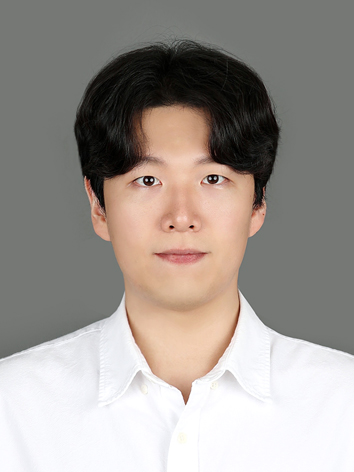
#> input picture images/gwangju_long.jpg, 354 x 472 px; its folder holds only this picture in this run
$ python simple_hair_test.py
#> lines starting #> are read from the running program, lines starting #| are printed output that depends on the picture; after the words box and inside, x2 and y2 are one past the last pixel; in counts of white or black regions, pixels touching at a corner belong together
#!/usr/bin/python
# -*- encoding: utf-8 -*-

import cv2
import numpy as np
import os
from PIL import Image
import matplotlib.pyplot as plt

def find_image_files():
    """이미지 파일들을 찾는 함수"""
    image_files = []

    # 현재 디렉토리와 상위 디렉토리의 images 폴더 확인
    search_paths = [
        '.',  # 현재 디렉토리
        '..',  # 상위 디렉토리
        os.path.join('..', 'images'),  # 상위 디렉토리의 images 폴더
        'images'  # 현재 디렉토리의 images 폴더
    ]

    for search_path in search_paths:
        if os.path.exists(search_path):
            for root, dirs, files in os.walk(search_path):
                for file in files:
                    if file.lower().endswith(('.jpg', '.jpeg', '.png')):
                        full_path = os.path.join(root, file)
                        if full_path not in image_files:
                            image_files.append(full_path)

    return image_files

def simple_hair_detection(image_path):
    """
    간단한 헤어 감지 (모델 없이)
    색상 기반으로 헤어 영역을 대략적으로 추정
    """
#> called with image_path = '../images/gwangju_long.jpg'
    print(f"🔍 이미지 분석: {image_path}")

    # 이미지 로드
    image = cv2.imread(image_path)
#> image is the input picture: shape (472, 354, 3); mean B, G, R 146.1, 151.5, 158.6
    if image is None:
        print(f"❌ 이미지를 로드할 수 없습니다: {image_path}")
        return None

    # BGR to RGB 변환
    image_rgb = cv2.cvtColor(image, cv2.COLOR_BGR2RGB)

    # HSV 색상 공간으로 변환
    image_hsv = cv2.cvtColor(image, cv2.COLOR_BGR2HSV)
#> image_hsv: shape (472, 354, 3); mean H, S, V 55.7, 27.8, 160.5

    # 헤어 색상 범위 정의 (갈색, 검정색, 금발 등)
    hair_colors = [
        # 갈색 헤어
        ([10, 50, 50], [20, 255, 255]),
        # 검정색 헤어
        ([0, 0, 0], [180, 255, 30]),
        # 금발 헤어
        ([20, 100, 100], [30, 255, 255]),
        # 어두운 갈색
        ([0, 50, 20], [20, 255, 100])
    ]

    # 헤어 마스크 생성
    hair_mask = np.zeros(image.shape[:2], dtype=np.uint8)

    for lower, upper in hair_colors:
        lower = np.array(lower, dtype=np.uint8)
        upper = np.array(upper, dtype=np.uint8)

        # 색상 범위에 해당하는 픽셀 찾기
        mask = cv2.inRange(image_hsv, lower, upper)
        hair_mask = cv2.bitwise_or(hair_mask, mask)
#> this loop made 4 passes
#> pass 1, in simple_hair_detection, `mask = cv2.inRange(image_hsv, lower, upper)`:
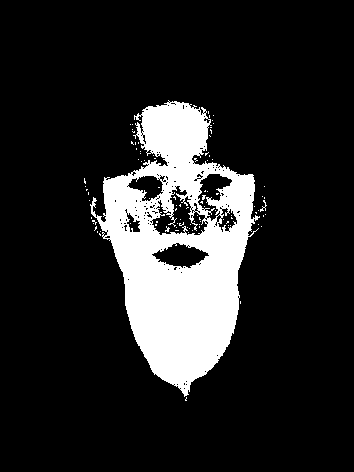
#> mask: shape (472, 354); 15.1% white; 94 white regions (92 under 20 px), largest, box (x1, y1, x2, y2) and area: (90, 100, 260, 397) 24905, (260, 200, 267, 212) 26
#> pass 2, in simple_hair_detection, `mask = cv2.inRange(image_hsv, lower, upper)`:
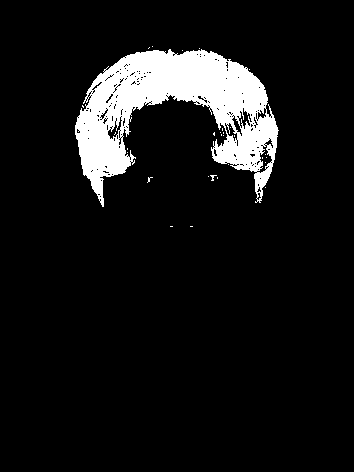
#> mask: shape (472, 354); 8.7% white; 30 white regions (29 under 20 px), largest, box (x1, y1, x2, y2) and area: (75, 49, 279, 207) 14471
#> pass 2, in simple_hair_detection, `hair_mask = cv2.bitwise_or(hair_mask, mask)`:
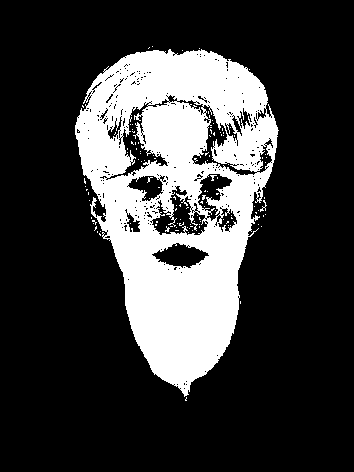
#> hair_mask: shape (472, 354); 23.8% white; 117 white regions (115 under 20 px), largest, box (x1, y1, x2, y2) and area: (75, 49, 279, 397) 39382, (260, 200, 267, 212) 26
#> after the loop:
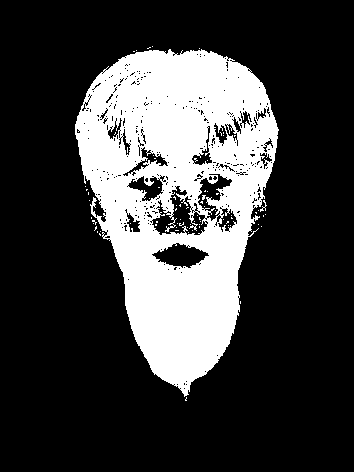
#> hair_mask: shape (472, 354); 24.8% white; 74 white regions (72 under 20 px), largest, box (x1, y1, x2, y2) and area: (75, 49, 279, 397) 41233, (260, 200, 267, 212) 26

    # 노이즈 제거
    kernel = np.ones((5,5), np.uint8)
    hair_mask = cv2.morphologyEx(hair_mask, cv2.MORPH_CLOSE, kernel)
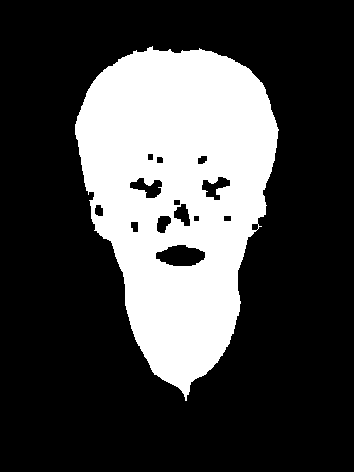
#> hair_mask: shape (472, 354); 27.2% white; 1 white region, box (x1, y1, x2, y2) and area: (75, 46, 279, 401) 45466
    hair_mask = cv2.morphologyEx(hair_mask, cv2.MORPH_OPEN, kernel)
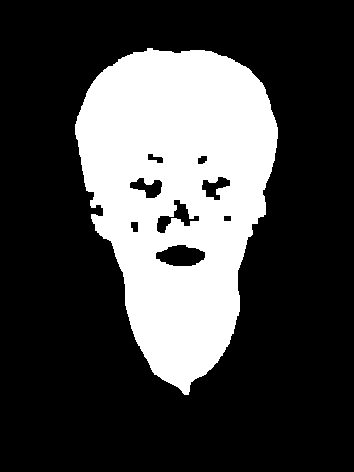
#> hair_mask: shape (472, 354); 27.1% white; 1 white region, box (x1, y1, x2, y2) and area: (75, 48, 278, 395) 45334

    # 결과 시각화
    plt.figure(figsize=(15, 5))

    # 원본 이미지
    plt.subplot(1, 3, 1)
    plt.imshow(image_rgb)
    plt.title('원본 이미지')
    plt.axis('off')

    # 헤어 마스크
    plt.subplot(1, 3, 2)
    plt.imshow(hair_mask, cmap='gray')
    plt.title('헤어 마스크 (색상 기반)')
    plt.axis('off')

    # 마스크 적용된 이미지
    plt.subplot(1, 3, 3)
    masked_image = image_rgb.copy()
    masked_image[hair_mask == 0] = [0, 0, 0]  # 헤어가 아닌 영역을 검정으로
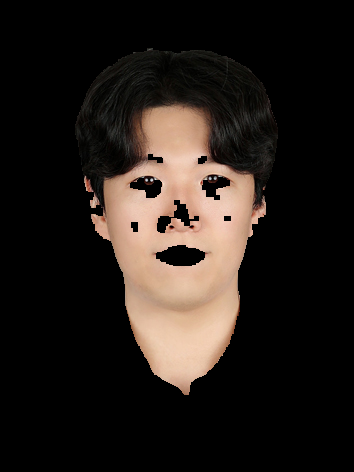
#> masked_image: shape (472, 354, 3); mean R, G, B 37.4, 30.2, 25.6
    plt.imshow(masked_image)
    plt.title('헤어 영역 추출')
    plt.axis('off')

    plt.tight_layout()
    plt.savefig('simple_hair_detection_result.jpg', dpi=150, bbox_inches='tight')
    plt.show()

    return hair_mask

def test_face_parsing_availability():
    """얼굴 파싱 모델 사용 가능성 테스트"""
    print("=== 얼굴 파싱 모델 테스트 ===")

    try:
        # face_parsing 모듈 import 시도
        import sys
        sys.path.append(os.path.join('..', 'inference', 'face_parsing'))

        from model import BiSeNet
        print("✅ BiSeNet 모델 클래스 import 성공")

        # 모델 파일 확인
        model_path = os.path.join('..', 'inference', 'face_parsing', 'res', 'cp', '79999_iter.pth')
        if os.path.exists(model_path):
            print(f"✅ 모델 파일 존재: {model_path}")
            return True
        else:
            print(f"⚠️ 모델 파일 없음: {model_path}")
            print("사전 훈련된 모델을 다운로드해야 합니다.")
            return False

    except ImportError as e:
        print(f"❌ 모듈 import 실패: {e}")
        return False
    except Exception as e:
        print(f"❌ 예상치 못한 오류: {e}")
        return False

def main():
    """메인 테스트 함수"""
    print("=== 헤어 세그멘테이션 테스트 ===")

    # 1. 이미지 파일 찾기
    image_files = find_image_files()
    if not image_files:
        print("❌ 이미지 파일을 찾을 수 없습니다!")
        return

    print(f"발견된 이미지 파일들: {image_files}")

    # 2. 얼굴 파싱 모델 사용 가능성 확인
    parsing_available = test_face_parsing_availability()

    # 3. 간단한 헤어 감지 테스트
    print("\n=== 간단한 헤어 감지 테스트 ===")
    for image_path in image_files[:2]:  # 처음 2개 이미지만 테스트
        hair_mask = simple_hair_detection(image_path)
        if hair_mask is not None:
            print(f"✅ {image_path} 헤어 감지 완료")
            print(f"   헤어 마스크 형태: {hair_mask.shape}")
#|    헤어 마스크 형태: (472, 354)
            print(f"   헤어 픽셀 수: {np.sum(hair_mask > 0)}")
#|    헤어 픽셀 수: 45334

    print("\n=== 테스트 완료 ===")
    print("결과 이미지: simple_hair_detection_result.jpg")

    if not parsing_available:
        print("\n💡 다음 단계:")
        print("1. BiSeNet 사전 훈련 모델 다운로드")
        print("2. 정확한 얼굴 파싱 구현")
        print("3. 헤어스타일 변경 알고리즘 개발")

if __name__ == "__main__":
    main()
